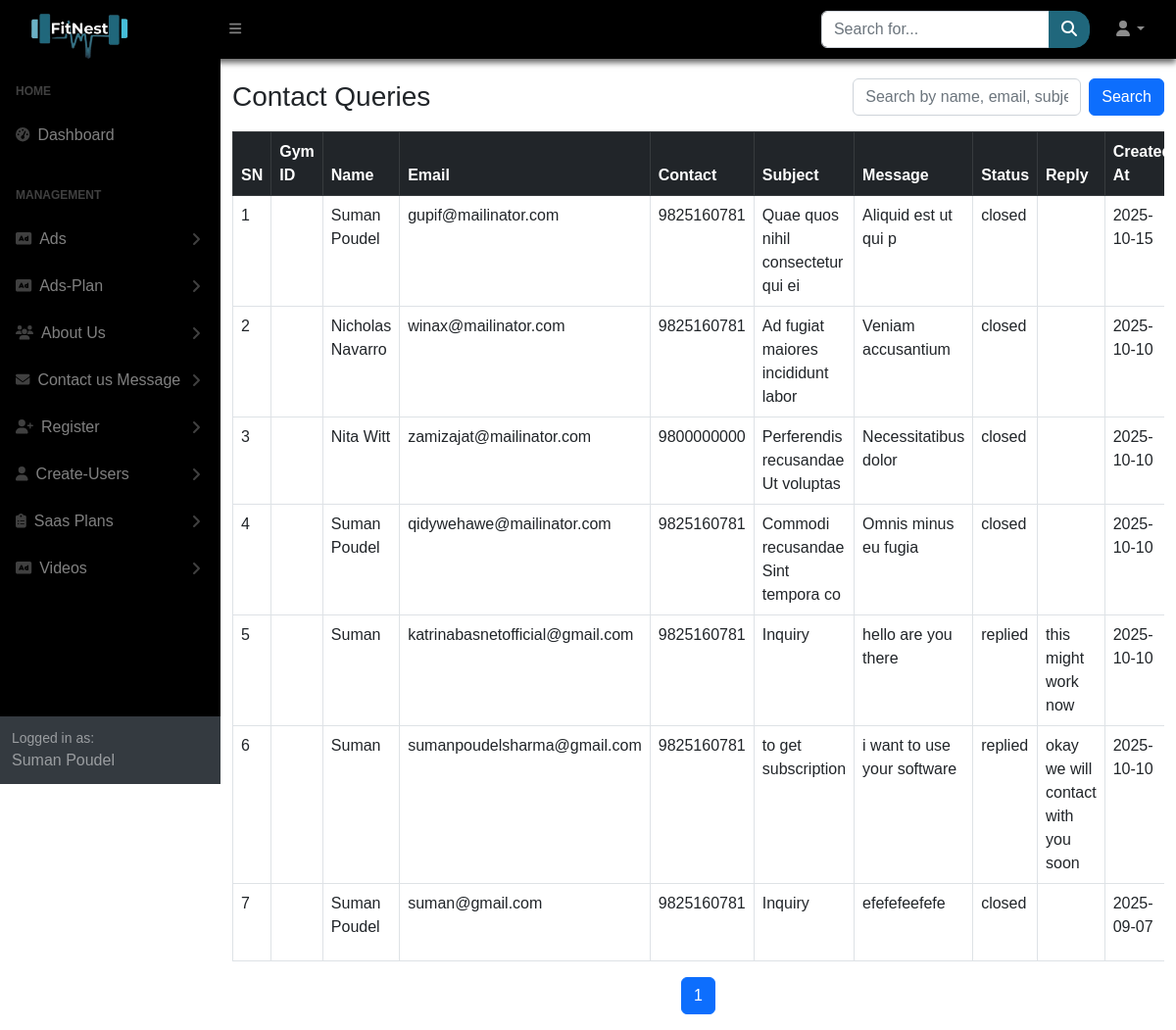
The page /SuperAdmin/contactUs/index.php on the database its author committed.
### tables this page shows
CREATE TABLE `contact_queries` (
  `query_id` int(11) NOT NULL,
  `gym_id` int(11) DEFAULT NULL,
  `name` varchar(150) NOT NULL,
  `email` varchar(150) NOT NULL,
  `contact` varchar(20) DEFAULT NULL,
  `subject` varchar(255) NOT NULL,
  `message` text NOT NULL,
  `status` enum('pending','replied','closed') DEFAULT 'pending',
  `reply` text DEFAULT NULL,
  `created_at` timestamp NOT NULL DEFAULT current_timestamp(),
  `updated_at` timestamp NOT NULL DEFAULT current_timestamp() ON UPDATE current_timestamp()
);

### SuperAdmin/contactUs/index.php (the view, shortened to what this page needs)
<?php require("../sidelayout.php"); ?>
<?php
include "../../database/db_connect.php";
$limit = 15;
$page = isset($_GET['page']) && is_numeric($_GET['page']) ? (int)$_GET['page'] : 1;
$offset = ($page - 1) * $limit;
$search = isset($_GET['search']) ? trim($_GET['search']) : '';
$where = "WHERE 1";
$sql = "SELECT query_id, gym_id, name, email, contact, subject, message, status, reply, created_at
        FROM contact_queries $where
        ORDER BY created_at DESC
        LIMIT $limit OFFSET $offset";
$result = mysqli_query($conn, $sql);
$countSql = "SELECT COUNT(*) as total FROM contact_queries $where";
$countResult = mysqli_query($conn, $countSql);
$totalRows = mysqli_fetch_assoc($countResult)['total'];
$totalPages = ceil($totalRows / $limit);
?>
<div id="layoutSidenav_content">
    <main>
        <div class="container mt-4">
            <div class="d-flex justify-content-between align-items-center mb-3">
                <h3 class="mb-0">Contact Queries</h3>
                <form method="GET" class="d-flex" style="max-width: 400px;">
                    <input type="text" name="search" class="form-control me-2"
                        placeholder="Search by name, email, subject, status..."
                        value="<?= htmlspecialchars($search) ?>">
                    <button type="submit" class="btn btn-primary">Search</button>
                </form>
            </div>
            <div class="table-responsive">
                <table class="table table-bordered table-hover">
                    <thead class="table-dark">
                        <tr>
                            <th>SN</th>
                            <th>Gym ID</th>
                            <th>Name</th>
                            <th>Email</th>
                            <th>Contact</th>
                            <th>Subject</th>
                            <th>Message</th>
                            <th>Status</th>
                            <th>Reply</th>
                            <th>Created At</th>
                        </tr>
                    </thead>
                    <tbody>
                        <?php
                        if (mysqli_num_rows($result) > 0) {
                            $sn = $offset + 1;
                            while ($row = mysqli_fetch_assoc($result)) {
                                $truncatedMessage = strlen($row['message']) > 30 ? substr($row['message'], 0, 30) . '...' : $row['message'];
                                echo "<tr>";
                                echo "<td>{$sn}</td>";
                                echo "<td>" . htmlspecialchars($row['gym_id']) . "</td>";
                                echo "<td>" . htmlspecialchars($row['name']) . "</td>";
                                echo "<td>" . htmlspecialchars($row['email']) . "</td>";
                                echo "<td>" . htmlspecialchars($row['contact']) . "</td>";
                                echo "<td>" . htmlspecialchars($row['subject']) . "</td>";
                                echo "<td>" . htmlspecialchars($truncatedMessage) . "</td>";
                                echo "<td>" . htmlspecialchars($row['status']) . "</td>";
                                echo "<td>" . htmlspecialchars($row['reply']) . "</td>";
                                echo "<td>" . date('Y-m-d', strtotime($row['created_at'])) . "</td>";
                                echo "</tr>";
                                $sn++;
                            }
                        } else {
                            echo "<tr><td colspan='11' class='text-center'>No messages found</td></tr>";
                        }
                        ?>
                    </tbody>
                </table>
            </div>
            <nav>
                <ul class="pagination justify-content-center">
                    <?php for ($i = 1; $i <= $totalPages; $i++): ?>
                        <li class="page-item <?= ($i == $page) ? 'active' : '' ?>"><a class="page-link" href="?page=<?= $i ?>&search=<?= urlencode($search) ?>"><?= $i ?></a></li>
                    <?php endfor; ?>
                </ul>
            </nav>
        </div>
        <link href="https://cdnjs.cloudflare.com/ajax/libs/font-awesome/6.5.0/css/all.min.css" rel="stylesheet" />
    </main>
    <?php require("../assets/link.php"); ?>

### SuperAdmin/assets/css/landing.css (style rules this page uses)
* { margin: 0; padding: 0; box-sizing: border-box; font-family: Sans-serif; }
html { height: 100%; scroll-behavior: smooth; }

### rows shown on the page
contact_queries: name "Suman Poudel", email "gupif@mailinator.com", contact "9825160781", subject "Quae quos nihil consectetur qui ei", message "Aliquid est ut qui p", status "closed", created_at "2025-10-15"
contact_queries: name "Nicholas Navarro", email "winax@mailinator.com", contact "9825160781", subject "Ad fugiat maiores incididunt labor", message "Veniam accusantium", status "closed", created_at "2025-10-10"
contact_queries: name "Nita Witt", email "zamizajat@mailinator.com", contact "9800000000", subject "Perferendis recusandae Ut voluptas", message "Necessitatibus dolor", status "closed", created_at "2025-10-10"
contact_queries: name "Suman Poudel", email "qidywehawe@mailinator.com", contact "9825160781", subject "Commodi recusandae Sint tempora co", message "Omnis minus eu fugia", status "closed", created_at "2025-10-10"
contact_queries: name "Suman", email "katrinabasnetofficial@gmail.com", contact "9825160781", subject "Inquiry", message "hello are you there", status "replied", reply "this might work now", created_at "2025-10-10"
contact_queries: name "Suman", email "sumanpoudelsharma@gmail.com", contact "9825160781", subject "to get subscription", message "i want to use your software", status "replied", reply "okay we will contact with you soon", created_at "2025-10-10"
contact_queries: name "Suman Poudel", email "suman@gmail.com", contact "9825160781", subject "Inquiry", message "efefefeefefe", status "closed", created_at "2025-09-07"
